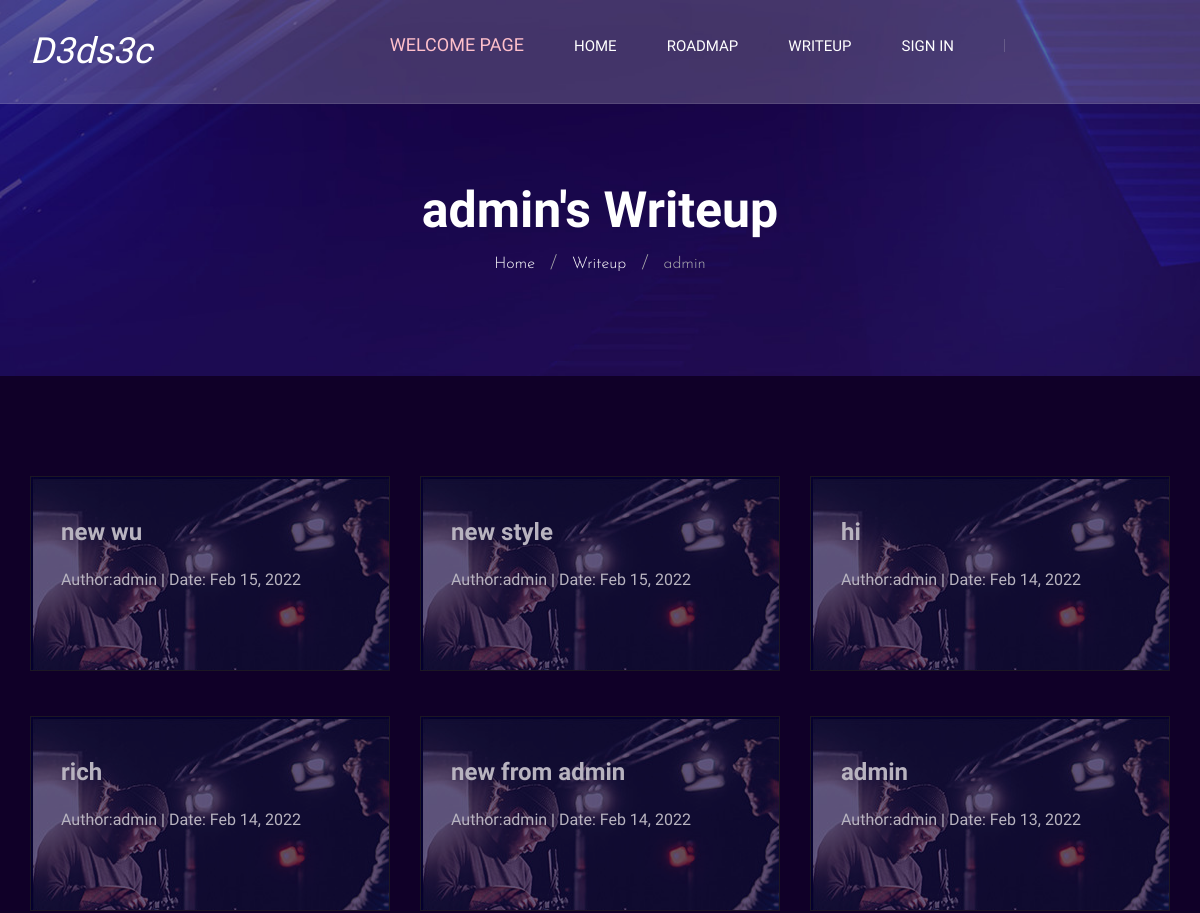
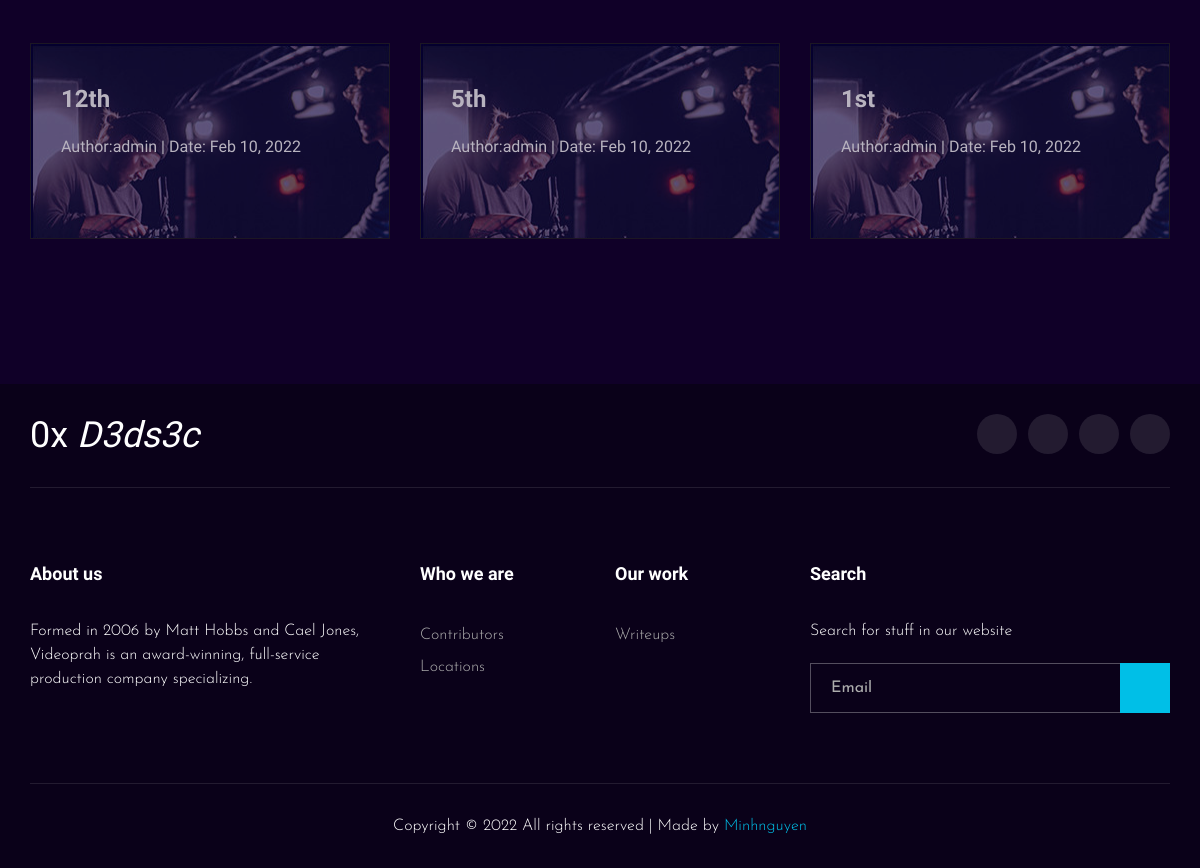
Page /dedsec/writeup/admin/ on the committed database (2 pictures, top to bottom).
### writeup/models.py (models this page shows, shortened)
class Writeup(models.Model):
    like = models.ManyToManyField(User,related_name='like')
    title = models.CharField(max_length=100)
    prerequis =  RichTextUploadingField(blank=True, null=True)
    content_upload = RichTextUploadingField(blank=True, null=True)
    cate = models.ManyToManyField(Cate, related_name='writeup')
    date_create = models.DateTimeField(default = timezone.now)
    author = models.ForeignKey(User, on_delete=models.CASCADE,related_name='writeup')

### writeup/views.py (the view)
class UserWriteuplist(ListView):
    model = Writeup
    context_object_name = 'post'
    paginate_by = 9
    def get_queryset(self) :
        user = get_object_or_404(User,username=self.kwargs.get('username'))
        return Writeup.objects.filter(author=user).order_by('-date_create')

### writeup/templates/writeup/userwriteup.html (shortened to what this page needs)
{%extends 'writeup/base.html'%}
{%load static%}
{% block content %}
    <header class="header">
        <div class="container">
            <div class="row">
                <div class="col-lg-2">
                    <div class="header__logo">
                        <a href="{%url 'wuhpage'%}" style="color: white;"><h2 style="color: white;"><em> D3ds3c</em> </h2></a>
                    </div>
                </div>
                <div class="col-lg-10">
                    <div class="header__nav__option">
                        <nav class="header__nav__menu mobile-menu">
                            <ul>
                                <li style="color: red;"><a href="{%url 'welcomehome'%}" > <h5 style="color: pink;">Welcome page</h5></a></li>
                                <li ><a href="{%url 'wuhpage'%}">Home</a></li>
                                <li ><a href="#">Roadmap</a></li>
                                <li><a href="{%url 'writeup'%}">Writeup</a>
                                </li>
                                {%if user.is_authenticated%}
                                <li><a href="#">Hello, {{user.first_name}}</a>
                                    <ul class="dropdown">
                                        <li><a href="{%url 'profile' user.id%}">Profile</a></li>
                                        <li><a href="{% url 'logout'%}">Log out</a></li>
                                    </ul>
                                </li>
                                {%else%}
                                <li>
                                    <a href="{% url 'login'%}">Sign in</a>
                                </li>
                                {%endif%}
                        </nav>
                        <div class="header__nav__social">
                            <a href="https://www.facebook.com/profile.php?id=100068404994823"><i class="fa fa-facebook"></i></a>
                            <a href="https://twitter.com/phong20031"><i class="fa fa-twitter"></i></a>
                            <a href="https://www.instagram.com/_minh_nguyn/?hl=en"><i class="fa fa-instagram"></i></a>
                            <a href="https://zalo.me/0377075126"><i class="fa fa-youtube-play"></i></a>
                        </div>
                    </div>
                </div>
            </div>
        </div>
    </header>
    <div class="breadcrumb-option spad set-bg" data-setbg="{% static 'writeup/img/breadcrumb-bg.jpg'%}">
        <div class="container">
            <div class="row">
                <div class="col-lg-12 text-center">
                    <div class="breadcrumb__text">
                        {%if user == post.first.author or post.count == 0 %}
                        <h2>My writeup</h2>
                        {%else%}
                        <h2>{{post.first.author.first_name}}'s Writeup</h2>
                        {%endif%}
                        <div class="breadcrumb__links">
                            <a href="{%url 'wuhpage'%}">Home</a>
                            <span><a href="{%url 'writeup'%}">Writeup</a> </span> <span> {{post.first.author}}</span>
                        </div>
                    </div>
                </div>
            </div>
        </div>
    </div>
    <section class="blog spad">
        <div class="container">
            <div class="row">
                {%for p in post%}
                <div class="col-lg-4 col-md-6 col-sm-6">
                    <a href="{%url 'writeupdetail' p.id%}">
                    <div class="blog__item">
                          <h4>{{p.title}}</h4>
                         <p> <h6 style="color: white;"> <a href="{%url 'profile' p.author.id%}"> Author:{{p.author.first_name}}</a>  | Date: {{p.date_create|date:"M d, Y" }}</h6></p>
                        <br>
                    </div>
                    </a>
                </div>
                {%endfor%}
            </div>
        </div>
    </section>
{% endblock %}

### writeup/static/writeup/css/style.css (style rules this page uses)
html, body { height: 100%; font-family: "Josefin Sans", sans-serif; -webkit-font-smoothing: antialiased; }
h1, h2, h3, h4, h5, h6 { margin: 0; color: #111111; font-weight: 400; font-family: "Play", sans-serif; }
h2 { font-size: 36px; }
h4 { font-size: 24px; }
h5 { font-size: 18px; }
h6 { font-size: 16px; }
p { font-size: 16px; font-family: "Josefin Sans", sans-serif; color: #ffffff; font-weight: 800; margin: 0 0 15px 0; }
ul, ol { padding: 0; margin: 0; }
.set-bg { background-repeat: no-repeat; background-size: cover; background-position: bottom; }
.spad { padding-top: 100px; padding-bottom: 100px; }
.header { position: fixed; left: 0; top: 0; width: 100%; background: rgba(250,250,250,0.2); border-bottom: 1px solid rgba(255, 255, 255, 0.1); z-index: 9; }
.header__logo { padding: 30px 0; }
.header__logo a { display: inline-block; }
.header__nav__option { text-align: right; padding: 28px 0px; }
.header__nav__menu { display: inline-block; margin-right: 45px; }
.header__nav__menu ul li { list-style: none; display: inline-block; margin-right: 45px; position: relative; }
.header__nav__menu ul li:last-child { margin-right: 0; }
.header__nav__menu ul li a { font-size: 15px; font-family: "Play", sans-serif; color: #ffffff; display: block; text-transform: uppercase; position: relative; padding: 6px 0; }
.header__nav__menu ul li a:after { position: absolute; left: 0; bottom: 0; width: 100%; height: 2px; background: #00bfe7; content: ""; -webkit-transform: scale(0); -ms-transform: scale(0); transform: scale(0); -webkit-transition: all, 0.3s; -o-transition: all, 0.3s; transition: all, 0.3s; }
.header__nav__social { display: inline-block; position: relative; padding-left: 50px; }
.header__nav__social:before { position: absolute; left: 0; top: 4px; height: 13px; width: 1px; background: rgba(225, 225, 225, 0.2); content: ""; }
.header__nav__social a { color: #ffffff; font-size: 15px; margin-right: 18px; }
.header__nav__social a:last-child { margin-right: 0; }
.breadcrumb-option { padding-top: 180px; }
.breadcrumb__text h2 { color: #ffffff; font-size: 50px; font-weight: 700; margin-bottom: 12px; }
.breadcrumb__links a { font-size: 16px; color: #ffffff; font-weight: 300; display: inline-block; margin-right: 32px; position: relative; }
.breadcrumb__links a:after { position: absolute; right: -22px; top: -3px; content: "/"; color: #adadad; font-size: 20px; }
.breadcrumb__links span { font-size: 16px; color: #adadad; font-weight: 300; display: inline-block; }
.blog { background: #100028; }
.blog__item { border: 1px solid #222222; padding: 40px 48px 35px 30px; position: relative; z-index: 1; margin-bottom: 45px; background: url(../img/blog/blog-2.jpg); opacity: 0.7; }
.blog__item h4 { color: #ffffff; font-weight: 700; line-height: 31px; margin-bottom: 18px; }
.blog__item p { font-weight: 300; line-height: 29px; margin-bottom: 22px; }
.blog__item a { font-size: 16px; color: #ffffff; }
@media only screen and (min-width: 1200px) { .container { max-width: 1170px; } }

### rows in the picture
Writeup: first.author.first_name "admin", first.author "admin", title "new wu", author.first_name "admin", date_create "Feb 15, 2022"
Writeup: title "new style", author.first_name "admin", date_create "Feb 15, 2022"
Writeup: title "hi", author.first_name "admin", date_create "Feb 14, 2022"
Writeup: title "rich", author.first_name "admin", date_create "Feb 14, 2022"
Writeup: title "new from admin", author.first_name "admin", date_create "Feb 14, 2022"
Writeup: title "admin", author.first_name "admin", date_create "Feb 13, 2022"
Writeup: title "12th", author.first_name "admin", date_create "Feb 10, 2022"
Writeup: title "5th", author.first_name "admin", date_create "Feb 10, 2022"
Writeup: title "1st", author.first_name "admin", date_create "Feb 10, 2022"
